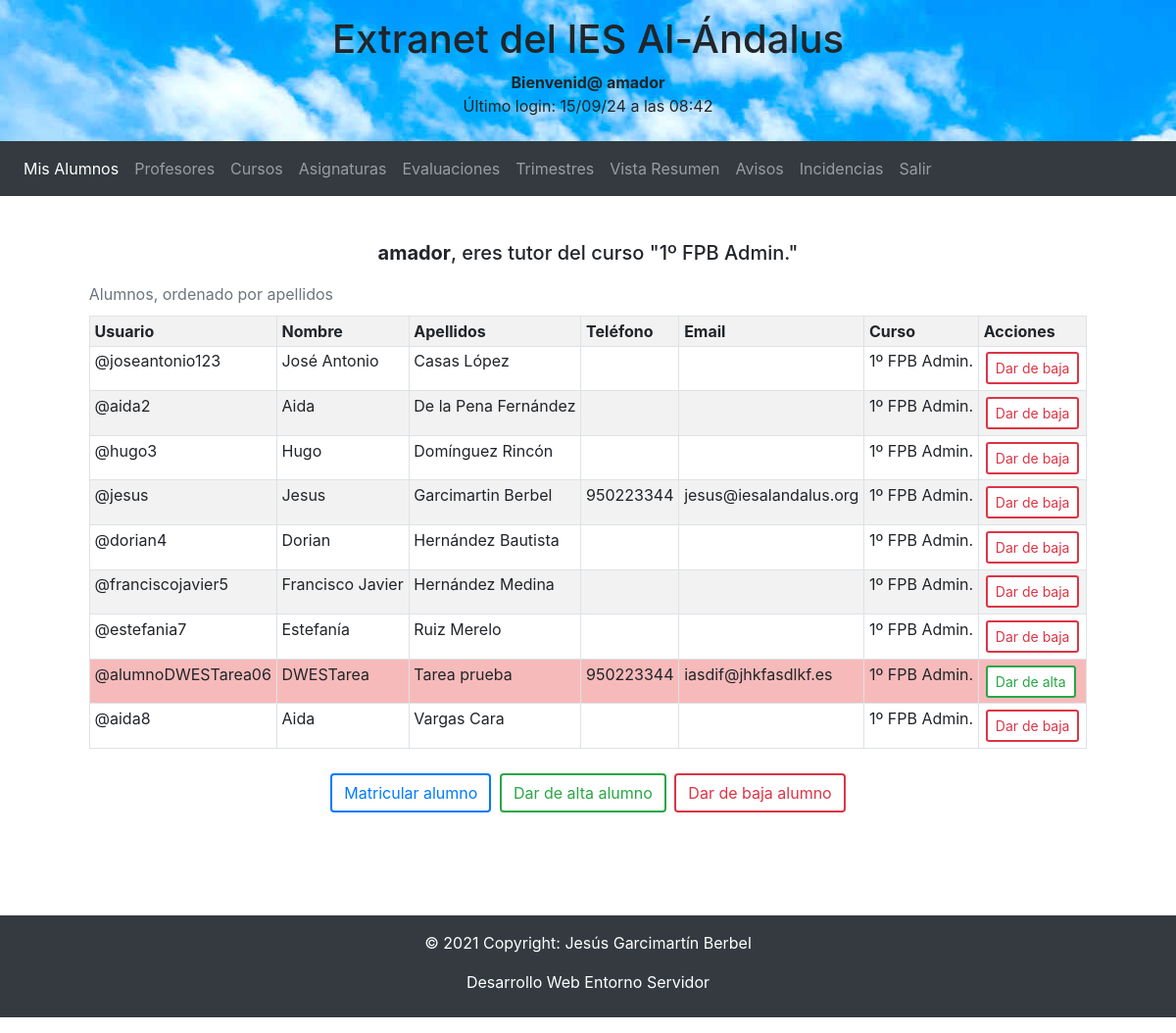
The page /archivos/extranet.php?tipoUsuario=profesor&id=1&usuario=amador (signed in) on the database its author committed.
### tables this page shows
CREATE TABLE `ies_curso` (
  `id` int(3) NOT NULL,
  `nombre` varchar(100) NOT NULL
);

CREATE TABLE `ies_alumno` (
  `id` int(3) NOT NULL,
  `usuario` varchar(20) NOT NULL,
  `pass` varchar(60) NOT NULL,
  `nombre` varchar(100) NOT NULL,
  `apellidos` varchar(100) NOT NULL,
  `telefono` int(9) DEFAULT NULL,
  `email` varchar(100) NOT NULL,
  `curso` int(3) NOT NULL,
  `activo` tinyint(1) NOT NULL,
  `ultimo_login` varchar(20) NOT NULL
);

### clases/BD.php (called while the page is built, shortened)
<?php
	class BD{
		public static function obtenerAlumnos(){
			global $bd;
			$consulta = $bd->query("SELECT al.id as idAlumno, al.usuario, al.nombre as nombreAlumno, al.apellidos, al.telefono, al.email, al.curso as cursoAlumno, al.activo, cur.id as idCurso, cur.nombre as nombreCurso FROM ies_alumno al INNER JOIN ies_curso cur on cur.id=al.curso ORDER BY al.curso, al.apellidos ;");
			$alumnos = array();
			while(($datos = $consulta->fetch_array(MYSQLI_ASSOC)) != null){
				$asignaturas = self::obtenerAsignaturasCurso($datos['idCurso']);
				$notas = self::obtenerNotasAlumno($datos['idAlumno']);
				$alumnos[] = new Alumno($datos['idAlumno'], $datos['usuario'], $datos['nombreAlumno'], $datos['apellidos'], $datos['telefono'], $datos['email'], new Curso($datos['idCurso'], $datos['nombreCurso'], $asignaturas), $datos['activo'], $notas);
			}
			return $alumnos;
		}
		public static function obtenerAlumnosCurso($idCurso){
			global $bd;
			$consulta = $bd->query("SELECT al.id as idAlumno, al.usuario, al.nombre as nombreAlumno, al.apellidos, al.telefono, al.email, al.curso as cursoAlumno, al.activo, cur.id as idCurso, cur.nombre as nombreCurso FROM ies_alumno al INNER JOIN ies_curso cur on cur.id=al.curso WHERE al.curso ='".$idCurso."' ORDER BY al.apellidos ;");
			$alumnos = array();
			while(($datos = $consulta->fetch_array(MYSQLI_ASSOC)) != null){
				$asignaturas = self::obtenerAsignaturasCurso($datos['idCurso']);
				$notas = self::obtenerNotasAlumno($datos['idAlumno']);
				$alumnos[] = new Alumno($datos['idAlumno'], $datos['usuario'], $datos['nombreAlumno'], $datos['apellidos'], $datos['telefono'], $datos['email'], new Curso($datos['idCurso'], $datos['nombreCurso'], $asignaturas), $datos['activo'], $notas);
			}
			return $alumnos;
		}
		public static function obtenerNotasAlumno($idAlumno){
			global $bd;
			$consultaNotasAlumno = $bd->query("SELECT n.curso, n.asignatura, n.profesor, n.trimestre, n.nota FROM ies_notas n WHERE n.alumno='".$idAlumno."' ORDER BY n.trimestre ASC ;");
			$notas = Nota::creacionNotasPorQuery($consultaNotasAlumno);
			return $notas;
		}
		public static function obtenerCursos(){
			global $bd;
			$consultaAsignaturas = $bd->query("SELECT asig.id, asig.nombre, asig.nombre_corto, asig.curso FROM ies_asignatura asig ;");
			$todasAsignaturas = Asignatura::creacionAsignaturasPorQuery($consultaAsignaturas);
			$cursos = array();
			$asignaturasCurso = array();
			$consultaCursos = $bd->query("SELECT cur.id, cur.nombre FROM ies_curso cur ;");
			$i = 1;
			$j = 1;
			while (($rowCurso = $consultaCursos->fetch_array(MYSQLI_ASSOC)) != null){
				foreach($todasAsignaturas as $asig){
					if ($asig->getCurso() == $rowCurso['id']){
						$asignaturasCurso[$j] = $asig;
						$j++;
					}
				}
				$cursos[$i] = new Curso($rowCurso['id'], $rowCurso['nombre'], $asignaturasCurso);
				$i++;
			}
			return $cursos;
		}
		public static function obtenerCurso($idCurso){
			global $bd;
			$consultaCurso = $bd->query("SELECT cur.id, cur.nombre FROM ies_curso cur WHERE cur.id='".$idCurso."' ;");
			if(($rowCurso = $consultaCurso->fetch_array(MYSQLI_ASSOC)) != null){
				$asignaturasCurso = self::obtenerAsignaturasCurso($idCurso);
				$curso = new Curso($rowCurso['id'], $rowCurso['nombre'], $asignaturasCurso);
				return $curso;
			}else{
				return null;
			}
		}
		public static function obtenerAsignaturasCurso($idCurso){
			global $bd;
			$consultaAsignaturas = $bd->query("SELECT asig.id, asig.nombre, asig.nombre_corto, asig.curso FROM ies_asignatura asig WHERE asig.curso='".$idCurso."' ;");
			$asignaturas = Asignatura::creacionAsignaturasPorQuery($consultaAsignaturas);
			return $asignaturas;
		}
   }
?>

### clases/Profesor.php (called while the page is built, shortened)
<?php
	class Profesor{
		private $tutorCurso;
		public function getTutorCurso() {
			return $this->tutorCurso;
		}
		private function setTutorCurso($tutorCurso){
			if (!empty(trim($tutorCurso)) && $tutorCurso != null){
				$this->tutorCurso = $tutorCurso;
			}else{
				$this->tutorCurso = null;
			}
		}
		public static function creacionProfesoresPorQuery($consultaProfesores){
			$profesores = array();
			$consultaProfesores->data_seek(0);
			$i = 1;
			while(($profesor=$consultaProfesores->fetch_array(MYSQLI_ASSOC)) != null){
			  $profesores[$i] = new Profesor($profesor['id'], $profesor['usuario'], $profesor['nombre'], $profesor['apellidos'], $profesor['email'], $profesor['tutor_curso']);
			  $i++;
			}
			return $profesores;
		}
	}
?>

### clases/Asignatura.php (called while the page is built, shortened)
<?php
	class Asignatura{
		public static function creacionAsignaturasPorQuery($consultaAsignaturas){
			$asignaturas = array();
			$consultaAsignaturas->data_seek(0);
			$i = 1;
			while(($asignatura = $consultaAsignaturas->fetch_array(MYSQLI_ASSOC)) != null){
			  $asignaturas[$i] = new Asignatura($asignatura['id'], $asignatura['nombre'], $asignatura['nombre_corto'], $asignatura['curso']);
			  $i++;
			}
			return $asignaturas;
		}
	}
?>

### clases/Curso.php (called while the page is built, shortened)
<?php
	class Curso{
		private $nombre;
		public function getNombre() {
			return $this->nombre;
		}
		private function setNombre($nombre){
			if (!empty(trim($nombre)) && $nombre != null){
				$this->nombre = $nombre;
			}
		}
	}
?>

### clases/Nota.php (called while the page is built, shortened)
<?php
	class Nota{
		public static function creacionNotasPorQuery($consultaNotas){
			$notas = array();
			$consultaNotas->data_seek(0);
			$i = 1;
			while(($nota = $consultaNotas->fetch_array(MYSQLI_ASSOC)) != null){
			  $notas[$i] = new Nota($nota['curso'], $nota['asignatura'], $nota['profesor'], $nota['trimestre'], $nota['nota']);
			  $i++;
			}
			return $notas;
		}
	}
?>

### clases/Alumno.php (called while the page is built, shortened)
<?php
	class Alumno{
		private $usuario;
		private $nombre;
		private $apellidos;
		private $telefono;
		private $email;
		private $curso;
		private $activo;
		public function getUsuario() {
			return $this->usuario;
		}
		public function getNombre() {
			return $this->nombre;
		}
		public function getApellidos() {
			return $this->apellidos;
		}
		public function getTelefono() {
			return $this->telefono;
		}
		public function getEmail() {
			return $this->email;
		}
		public function getCurso() {
			return $this->curso;
		}
		public function getActivo() {
			return $this->activo;
		}
		private function setUsuario($usuario){
			if (!empty(trim($usuario)) && $usuario != null){
				$this->usuario = $usuario;
			}
		}
		private function setNombre($nombre){
			if (!empty(trim($nombre)) && $nombre != null){
				$this->nombre = $nombre;
			}
		}
		private function setApellidos($apellidos){
			if (!empty(trim($apellidos)) && $apellidos != null){
				$this->apellidos = $apellidos;
			}
		}
		private function setTelefono($telefono){
			if (!empty(trim($telefono)) && $telefono != null){
				$this->telefono = $telefono;
			}else{
				$this->telefono = null;
			}
		}
		private function setEmail($email){
			if (!empty(trim($email)) && $email != null){
				$this->email = $email;
			}else{
				$this->email = null;
			}
		}
		private function setCurso($curso){
			if (!empty($curso) && $curso != null){
				$this->curso = $curso;
			}else{
				$this->curso = null;
			}
		}
		private function setActivo($activo){
			if ($activo == 1){
				$this->activo = 1;
			}else{
				$this->activo = 0;
			}
		}
	}
?>

### archivos/extranet-profesor.php (the view, shortened to what this page needs)
<?php
   if($pestana == 'default') $pestana = 'mis-alumnos';
   $alumnos = BD::obtenerAlumnosCurso($profesor->getTutorCurso());
   $cursos = BD::obtenerCursos();
   $cursoProfesor = BD::obtenerCurso($profesor->getTutorCurso())->getNombre();
   $todosAlumnos = BD::obtenerAlumnos();
   ?>
   <nav class="navbar navbar-expand-md sticky-top bg-dark navbar-dark">
      <div class="collapse navbar-collapse" id="collapsibleNavbar">
         <ul class="navbar-nav">
         <li class="nav-item">
            <a class="nav-link <?php if($pestana=='mis-alumnos') echo 'active'; ?>" href="<?php echo $_SERVER['PHP_SELF'].'?tipoUsuario='.$tipoUsuario.'&id='.$idProfesor.'&usuario='.$usuario.'&pestana=mis-alumnos'; ?>">Mis Alumnos</a>
         </li>
         <li class="nav-item">
            <a class="nav-link <?php if($pestana=='profesores') echo 'active'; ?>" href="<?php echo $_SERVER['PHP_SELF'].'?tipoUsuario='.$tipoUsuario.'&id='.$idProfesor.'&usuario='.$usuario.'&pestana=profesores'; ?>">Profesores</a>
         </li>
         <li class="nav-item">
            <a class="nav-link <?php if($pestana=='cursos') echo 'active'; ?>" href="<?php echo $_SERVER['PHP_SELF'].'?tipoUsuario='.$tipoUsuario.'&id='.$idProfesor.'&usuario='.$usuario.'&pestana=cursos'; ?>">Cursos</a>
         </li>
         <li class="nav-item">
            <a class="nav-link <?php if($pestana=='asignaturas') echo 'active'; ?>" href="<?php echo $_SERVER['PHP_SELF'].'?tipoUsuario='.$tipoUsuario.'&id='.$idProfesor.'&usuario='.$usuario.'&pestana=asignaturas'; ?>">Asignaturas</a>
         </li>
         <li class="nav-item">
            <a class="nav-link <?php if($pestana=='evaluaciones') echo 'active'; ?>" href="<?php echo $_SERVER['PHP_SELF'].'?tipoUsuario='.$tipoUsuario.'&id='.$idProfesor.'&usuario='.$usuario.'&pestana=evaluaciones'; ?>">Evaluaciones</a>
         </li>
         <li class="nav-item">
            <a class="nav-link <?php if($pestana=='trimestres') echo 'active'; ?>" href="<?php echo $_SERVER['PHP_SELF'].'?tipoUsuario='.$tipoUsuario.'&id='.$idProfesor.'&usuario='.$usuario.'&pestana=trimestres'; ?>">Trimestres</a>
         </li>
         <li class="nav-item">
            <a class="nav-link <?php if($pestana=='vista-resumen') echo 'active'; ?>" href="<?php echo $_SERVER['PHP_SELF'].'?tipoUsuario='.$tipoUsuario.'&id='.$idProfesor.'&usuario='.$usuario.'&pestana=vista-resumen'; ?>">Vista Resumen</a>
         </li>
         <li class="nav-item">
            <a class="nav-link <?php if($pestana=='avisos') echo 'active'; ?>" href="<?php echo $_SERVER['PHP_SELF'].'?tipoUsuario='.$tipoUsuario.'&id='.$idProfesor.'&usuario='.$usuario.'&pestana=avisos'; ?>">Avisos</a>
         </li>
         <li class="nav-item">
            <a class="nav-link <?php if($pestana=='incidencias') echo 'active'; ?>" href="<?php echo $_SERVER['PHP_SELF'].'?tipoUsuario='.$tipoUsuario.'&id='.$idProfesor.'&usuario='.$usuario.'&pestana=incidencias'; ?>">Incidencias</a>
         </li>
         <li class="nav-item">
            <a class="nav-link" href="<?php echo $_SERVER['PHP_SELF'].'?tipoUsuario='.$tipoUsuario.'&id='.$idProfesor.'&usuario='.$usuario.'&pestana=salir'; ?>">Salir</a>
         </li>
         </ul>
      </div>
   </nav>
   <div class="container pt-3">
      <div class="row">
         <div class="col-12 d-flex flex-column">
            <div id="extranet_profesor" class="table table-striped table-hover">
               <?php if($pestana == 'mis-alumnos'){ ?>
                  <div id="alumnos_profesor" class="d-flex flex-column align-items-center">
                  <?php echo '<h5><b>'.$usuario.'</b>, eres tutor del curso "'.$cursoProfesor.'"</h5>'; ?>
                  <div class="table-responsive d-flex justify-content-center">
                     <table class="table-bordered table-sm">
                        <caption>Alumnos, ordenado por apellidos</caption>
                        <th>Usuario</th>
                        <th>Nombre</th>
                        <th>Apellidos</th>
                        <th>Teléfono</th>
                        <th>Email</th>
                        <th>Curso</th>
                        <th>Acciones</th>
                        <?php
                        foreach ($alumnos as $al){
                           if ($al->getActivo() == 0) echo '<tr class=filaInactivo>';else echo '<tr>';
                           echo '<td>'.$al->getUsuario().'</td>';
                           echo '<td>'.$al->getNombre().'</td>';
                           echo '<td>'.$al->getApellidos().'</td>';
                           echo '<td>'.$al->getTelefono().'</td>';
                           echo '<td>'.$al->getEmail().'</td>';
                           echo '<td>'.$al->getCurso()->getNombre().'</td>';
                           echo '<td>';
                           if ($al->getActivo() == 0){
                              echo '<button class="btn btn-outline-success btn-sm bt-custom-verde " onclick="location.replace(\''.$_SERVER['PHP_SELF'].'?tipoUsuario='.$tipoUsuario.'&id='.$idProfesor.'&usuario='.$usuario.'&darAltaAlumno=Dar de alta&usuarioADarAlta='.$al->getUsuario().'\')">Dar de alta</button>';
                           }
                           if ($al->getActivo() == 1){
                              echo '<button class="btn btn-outline-danger btn-sm bt-custom-rojo" onclick="location.replace(\''.$_SERVER['PHP_SELF'].'?tipoUsuario='.$tipoUsuario.'&id='.$idProfesor.'&usuario='.$usuario.'&darBajaAlumno=Dar de baja&usuarioADarBaja='.$al->getUsuario().'\')">Dar de baja</button>';
                           }
                           echo '</td>';
                           echo '</tr>';
                        }
                        ?>
                     </table><br>
                  </div>
                  <br>
                  <div id="divBotonesTablaAlumnos">
                     <?php if($profesor->getTutorCurso() != null){ ?>
                        <button class="btn btn-outline-primary bt-custom-azul" onclick="location.replace('<?php echo $_SERVER['PHP_SELF'].'?tipoUsuario='.$tipoUsuario.'&id='.$idProfesor.'&usuario='.$usuario.'&formMatricularAlumno=1' ; ?>')">Matricular alumno</button>
                     <?php } ?>
                     <button class="btn btn-outline-success bt-custom-verde" onclick="location.replace('<?php echo $_SERVER['PHP_SELF'].'?tipoUsuario='.$tipoUsuario.'&id='.$idProfesor.'&usuario='.$usuario.'&formDarAltaAlumno=1' ; ?>')">Dar de alta alumno</button>
                     <button class="btn btn-outline-danger bt-custom-rojo" onclick="location.replace('<?php echo $_SERVER['PHP_SELF'].'?tipoUsuario='.$tipoUsuario.'&id='.$idProfesor.'&usuario='.$usuario.'&formDarBajaAlumno=1' ; ?>')">Dar de baja alumno</button>
                     <br><br>
                  </div>
                  <br><br>
                  </div>
               <?php } ?>
            </div>
         </div>
      </div>
   </div>

### rows shown on the page
ies_curso: nombre "1º FPB Admin."
ies_alumno: usuario "@joseantonio123", nombre "José Antonio", apellidos "Casas López", ies_curso.nombre "1º FPB Admin."
ies_alumno: usuario "@aida2", nombre "Aida", apellidos "De la Pena Fernández", ies_curso.nombre "1º FPB Admin."
ies_alumno: usuario "@hugo3", nombre "Hugo", apellidos "Domínguez Rincón", ies_curso.nombre "1º FPB Admin."
ies_alumno: usuario "@jesus", nombre "Jesus", apellidos "Garcimartin Berbel", telefono "950223344", email "jesus@iesalandalus.org", ies_curso.nombre "1º FPB Admin."
ies_alumno: usuario "@dorian4", nombre "Dorian", apellidos "Hernández Bautista", ies_curso.nombre "1º FPB Admin."
ies_alumno: usuario "@franciscojavier5", nombre "Francisco Javier", apellidos "Hernández Medina", ies_curso.nombre "1º FPB Admin."
ies_alumno: usuario "@estefania7", nombre "Estefanía", apellidos "Ruiz Merelo", ies_curso.nombre "1º FPB Admin."
ies_alumno: usuario "@alumnoDWESTarea06", nombre "DWESTarea", apellidos "Tarea prueba", telefono "950223344", email "iasdif@jhkfasdlkf.es", ies_curso.nombre "1º FPB Admin."
ies_alumno: usuario "@aida8", nombre "Aida", apellidos "Vargas Cara", ies_curso.nombre "1º FPB Admin."

### other values the page prints
$usuario "amador"
date("d/m/y \a \l\a\s H:i", $ultimo_login) "15/09/24 a las 08:42"
